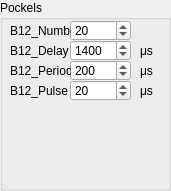
     <widget class="QGroupBox" name="groupBox_16">
      <property name="geometry">
       <rect>
        <x>400</x>
        <y>280</y>
        <width>171</width>
        <height>191</height>
       </rect>
      </property>
      <property name="title">
       <string>Pockels</string>
      </property>
      <widget class="QLabel" name="LaserPStextlbl1_29">
       <property name="geometry">
        <rect>
         <x>10</x>
         <y>40</y>
         <width>61</width>
         <height>21</height>
        </rect>
       </property>
       <property name="text">
        <string>B12_Delay</string>
       </property>
       <property name="alignment">
        <set>Qt::AlignLeading|Qt::AlignLeft|Qt::AlignVCenter</set>
       </property>
       <property name="wordWrap">
        <bool>false</bool>
       </property>
      </widget>
      <widget class="QSpinBox" name="B12_Pulse">
       <property name="geometry">
        <rect>
         <x>70</x>
         <y>80</y>
         <width>61</width>
         <height>21</height>
        </rect>
       </property>
       <property name="minimum">
        <number>0</number>
       </property>
       <property name="maximum">
        <number>1500</number>
       </property>
       <property name="value">
        <number>20</number>
       </property>
      </widget>
      <widget class="QSpinBox" name="B12_Delay">
       <property name="geometry">
        <rect>
         <x>70</x>
         <y>40</y>
         <width>61</width>
         <height>21</height>
        </rect>
       </property>
       <property name="minimum">
        <number>100</number>
       </property>
       <property name="maximum">
        <number>100000000</number>
       </property>
       <property name="value">
        <number>1400</number>
       </property>
      </widget>
      <widget class="QSpinBox" name="B12_Period">
       <property name="geometry">
        <rect>
         <x>70</x>
         <y>60</y>
         <width>61</width>
         <height>21</height>
        </rect>
       </property>
       <property name="minimum">
        <number>50</number>
       </property>
       <property name="maximum">
        <number>10000000</number>
       </property>
       <property name="value">
        <number>200</number>
       </property>
      </widget>
      <widget class="QSpinBox" name="B12_Number">
       <property name="geometry">
        <rect>
         <x>70</x>
         <y>20</y>
         <width>61</width>
         <height>21</height>
        </rect>
       </property>
       <property name="minimum">
        <number>0</number>
       </property>
       <property name="maximum">
        <number>2000</number>
       </property>
       <property name="value">
        <number>20</number>
       </property>
      </widget>
      <widget class="QLabel" name="LaserPStextlbl1_31">
       <property name="geometry">
        <rect>
         <x>10</x>
         <y>80</y>
         <width>61</width>
         <height>21</height>
        </rect>
       </property>
       <property name="text">
        <string>B12_Pulse</string>
       </property>
       <property name="alignment">
        <set>Qt::AlignLeading|Qt::AlignLeft|Qt::AlignVCenter</set>
       </property>
       <property name="wordWrap">
        <bool>false</bool>
       </property>
      </widget>
      <widget class="QLabel" name="LaserPStextlbl1_24">
       <property name="geometry">
        <rect>
         <x>10</x>
         <y>60</y>
         <width>61</width>
         <height>21</height>
        </rect>
       </property>
       <property name="text">
        <string>B12_Period</string>
       </property>
       <property name="alignment">
        <set>Qt::AlignLeading|Qt::AlignLeft|Qt::AlignVCenter</set>
       </property>
       <property name="wordWrap">
        <bool>false</bool>
       </property>
      </widget>
      <widget class="QLabel" name="LaserPStextlbl1_26">
       <property name="geometry">
        <rect>
         <x>10</x>
         <y>20</y>
         <width>61</width>
         <height>21</height>
        </rect>
       </property>
       <property name="text">
        <string>B12_Number</string>
       </property>
       <property name="alignment">
        <set>Qt::AlignLeading|Qt::AlignLeft|Qt::AlignVCenter</set>
       </property>
       <property name="wordWrap">
        <bool>false</bool>
       </property>
      </widget>
      <widget class="QLabel" name="LaserPStextlbl1_105">
       <property name="geometry">
        <rect>
         <x>140</x>
         <y>40</y>
         <width>21</width>
         <height>21</height>
        </rect>
       </property>
       <property name="text">
        <string>μs</string>
       </property>
       <property name="alignment">
        <set>Qt::AlignLeading|Qt::AlignLeft|Qt::AlignVCenter</set>
       </property>
       <property name="wordWrap">
        <bool>false</bool>
       </property>
      </widget>
      <widget class="QLabel" name="LaserPStextlbl1_107">
       <property name="geometry">
        <rect>
         <x>140</x>
         <y>80</y>
         <width>21</width>
         <height>21</height>
        </rect>
       </property>
       <property name="text">
        <string>μs</string>
       </property>
       <property name="alignment">
        <set>Qt::AlignLeading|Qt::AlignLeft|Qt::AlignVCenter</set>
       </property>
       <property name="wordWrap">
        <bool>false</bool>
       </property>
      </widget>
      <widget class="QLabel" name="LaserPStextlbl1_108">
       <property name="geometry">
        <rect>
         <x>140</x>
         <y>60</y>
         <width>21</width>
         <height>21</height>
        </rect>
       </property>
       <property name="text">
        <string>μs</string>
       </property>
       <property name="alignment">
        <set>Qt::AlignLeading|Qt::AlignLeft|Qt::AlignVCenter</set>
       </property>
       <property name="wordWrap">
        <bool>false</bool>
       </property>
      </widget>
     </widget>
